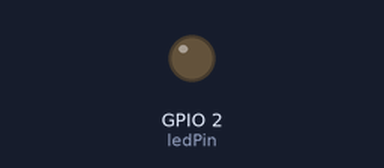
Bench run of a sketch on a simulated ESP32. On the bench: output pins drawn as LEDs (lit = HIGH).

Above: at 1.3 s.
At 9.8 s:
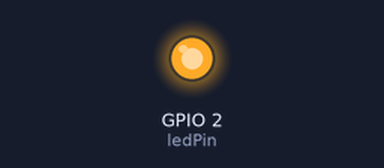
Timing chart, 0 to 10.1 s (numbered marks = the images above):
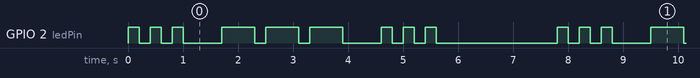

The sketch:

ex02.ino
```cpp
// 定义 ESP32 默认的内置LED引脚
const int ledPin = 2;

// 记录上一次状态切换的时间戳
unsigned long previousMillis = 0;

// 当前状态机所处的步骤索引
int stageIndex = 0;

// 精确映射您提供示例的 SOS 完整亮灭时间序列（单位：毫秒）
// 偶数索引（0, 2, 4...）为 LED 开启时间；奇数索引（1, 3, 5...）为 LED 关闭时间
const int sosDurationTable[] = {
  200, 200, 200, 200, 200, 700,  // 阶段一：S (3次短闪，最后一次熄灭包含500ms字母间隔)
  600, 200, 600, 200, 600, 700,  // 阶段二：O (3次长闪，最后一次熄灭包含500ms字母间隔)
  200, 200, 200, 200, 200, 2200  // 阶段三：S (3次短闪，最后一次熄灭包含2000ms单词间隔)
};

// 自动计算状态序列的总步数
const int maxStages = sizeof(sosDurationTable) / sizeof(sosDurationTable[0]);

void setup() {
    // 初始化引脚2为输出模式
    pinMode(ledPin, OUTPUT);
}

void loop() {
    // 获取当前的系统运行毫秒数
    unsigned long currentMillis = millis();

    // 获取当前步骤应该持续的时间长度
    int targetInterval = sosDurationTable[stageIndex];

    // 检查是否达到当前步骤的切换时间点
    if (currentMillis - previousMillis >= targetInterval) {
        previousMillis = currentMillis; // 更新时间戳
        stageIndex++;                  // 步进到下一个状态

        // 整个 SOS 周期播放完毕后归零，重头循环
        if (stageIndex >= maxStages) {
            stageIndex = 0;
        }
    }

    // 状态机硬件驱动逻辑：偶数步输出高电平，奇数步输出低电平
    if (stageIndex % 2 == 0) {
        digitalWrite(ledPin, HIGH);
    } else {
        digitalWrite(ledPin, LOW);
    }
}
```

Measured:
- by itself, GPIO 2 (ledPin): repeats every 7.8 s: 2 × (LOW 0.20 s, HIGH 0.20 s), LOW 0.70 s, 2 × (HIGH 0.60 s, LOW 0.20 s), HIGH 0.60 s, LOW 0.70 s, 2 × (HIGH 0.20 s, LOW 0.20 s), HIGH 0.20 s, LOW 2.2 s, HIGH 0.20 s
- by itself, everything shown: repeats every 7.8 s, in 18 steps
